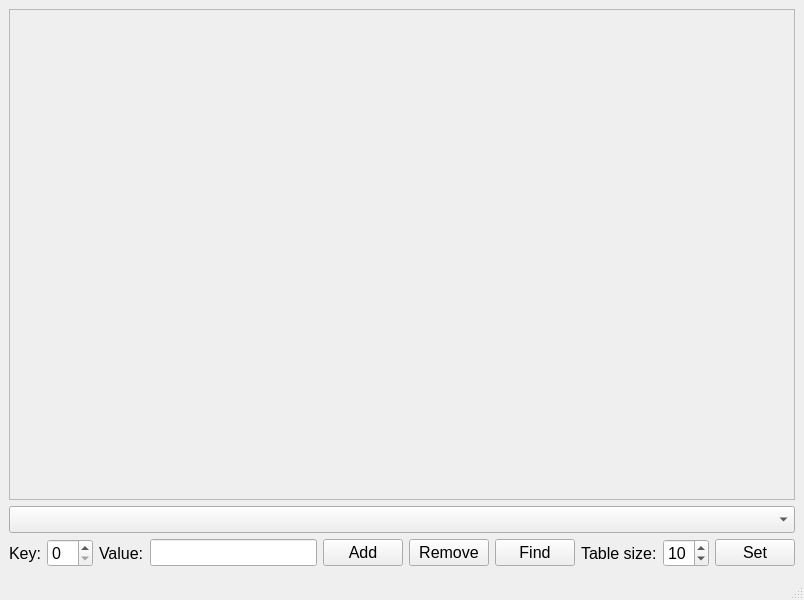
<?xml version="1.0" encoding="UTF-8"?>
<ui version="4.0">
 <class>MainWindow</class>
 <widget class="QMainWindow" name="MainWindow">
  <property name="geometry">
   <rect>
    <x>0</x>
    <y>0</y>
    <width>804</width>
    <height>600</height>
   </rect>
  </property>
  <property name="font">
   <font>
    <pointsize>12</pointsize>
   </font>
  </property>
  <property name="windowTitle">
   <string>MainWindow</string>
  </property>
  <widget class="QWidget" name="centralwidget">
   <layout class="QVBoxLayout" name="verticalLayout">
    <item>
     <widget class="QScrollArea" name="scrollArea">
      <property name="widgetResizable">
       <bool>true</bool>
      </property>
      <widget class="QWidget" name="scrollAreaWidgetContents">
       <property name="geometry">
        <rect>
         <x>0</x>
         <y>0</y>
         <width>780</width>
         <height>425</height>
        </rect>
       </property>
       <layout class="QHBoxLayout" name="horizontalLayout_2">
        <item>
         <widget class="HashTableWidget" name="hashTable" native="true">
          <layout class="QVBoxLayout" name="verticalLayout_2"/>
         </widget>
        </item>
       </layout>
      </widget>
     </widget>
    </item>
    <item>
     <widget class="QComboBox" name="comboBoxHash"/>
    </item>
    <item>
     <layout class="QHBoxLayout" name="horizontalLayout">
      <item>
       <widget class="QLabel" name="label_key">
        <property name="text">
         <string>Key:</string>
        </property>
       </widget>
      </item>
      <item>
       <widget class="QSpinBox" name="spinBox_key">
        <property name="suffix">
         <string/>
        </property>
       </widget>
      </item>
      <item>
       <widget class="QLabel" name="label_value">
        <property name="text">
         <string>Value:</string>
        </property>
       </widget>
      </item>
      <item>
       <widget class="QLineEdit" name="lineEdit_value"/>
      </item>
      <item>
       <widget class="QPushButton" name="pushButton_add">
        <property name="text">
         <string>Add</string>
        </property>
       </widget>
      </item>
      <item>
       <widget class="QPushButton" name="pushButton_remove">
        <property name="text">
         <string>Remove</string>
        </property>
       </widget>
      </item>
      <item>
       <widget class="QPushButton" name="pushButton_find">
        <property name="text">
         <string>Find</string>
        </property>
       </widget>
      </item>
      <item>
       <widget class="QLabel" name="label_tableSize">
        <property name="text">
         <string>Table size:</string>
        </property>
       </widget>
      </item>
      <item>
       <widget class="QSpinBox" name="spinBox_tableSize">
        <property name="suffix">
         <string/>
        </property>
        <property name="minimum">
         <number>1</number>
        </property>
        <property name="value">
         <number>10</number>
        </property>
       </widget>
      </item>
      <item>
       <widget class="QPushButton" name="pushButton_setTableSize">
        <property name="text">
         <string>Set</string>
        </property>
       </widget>
      </item>
     </layout>
    </item>
   </layout>
  </widget>
  <widget class="QMenuBar" name="menubar">
   <property name="geometry">
    <rect>
     <x>0</x>
     <y>0</y>
     <width>804</width>
     <height>32</height>
    </rect>
   </property>
  </widget>
  <widget class="QStatusBar" name="statusbar"/>
 </widget>
 <customwidgets>
  <customwidget>
   <class>HashTableWidget</class>
   <extends>QWidget</extends>
   <header>HashTableWidget.h</header>
   <container>1</container>
  </customwidget>
 </customwidgets>
 <resources/>
 <connections/>
</ui>
